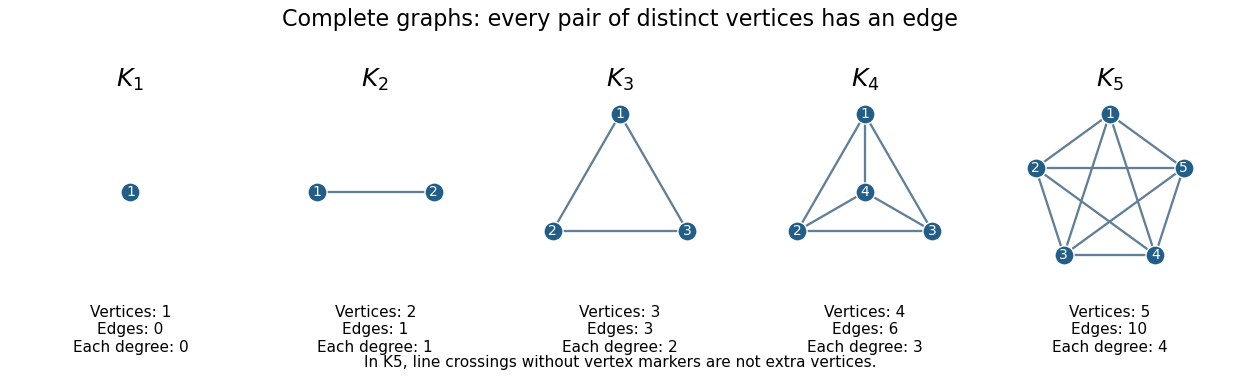

The Python source for this figure:
"""Draw complete graphs K1 through K5, with exact edge and degree counts."""
from pathlib import Path
from itertools import combinations
import matplotlib.pyplot as plt
import numpy as np


def positions(n):
    if n == 1:
        return np.array([[0., 0.]])
    if n == 2:
        return np.array([[-.75, 0.], [.75, 0.]])
    if n == 4:
        angles = np.pi / 2 + 2 * np.pi * np.arange(3) / 3
        return np.vstack((np.column_stack((np.cos(angles), np.sin(angles))), [0., 0.]))
    angles = np.pi / 2 + 2 * np.pi * np.arange(n) / n
    return np.column_stack((np.cos(angles), np.sin(angles)))


def main():
    fig, axes = plt.subplots(1, 5, figsize=(12.4, 3.8), dpi=100, facecolor="white")
    for n, ax in enumerate(axes, 1):
        p = positions(n)
        for i, j in combinations(range(n), 2):
            ax.plot(p[[i, j], 0], p[[i, j], 1], color="#617f96", lw=1.65, zorder=1)
        ax.scatter(p[:, 0], p[:, 1], s=190, facecolor="#235e88", edgecolor="white", lw=1, zorder=3)
        for i, (x, y) in enumerate(p, 1):
            ax.text(x, y, str(i), color="white", ha="center", va="center", fontsize=10, zorder=4)
        ax.set_aspect("equal"); ax.set(xlim=(-1.2, 1.2), ylim=(-1.25, 1.25))
        ax.axis("off"); ax.set_title(rf"$K_{n}$", fontsize=18)
        ax.text(.5, -.08, f"Vertices: {n}\nEdges: {n * (n - 1) // 2}\nEach degree: {n - 1}",
                transform=ax.transAxes, ha="center", va="top", fontsize=11)
    fig.suptitle("Complete graphs: every pair of distinct vertices has an edge", fontsize=16)
    fig.text(.5, .035, "In K5, line crossings without vertex markers are not extra vertices.", ha="center", fontsize=11)
    fig.tight_layout(rect=(0, .19, 1, .89), w_pad=1)
    fig.savefig(Path.cwd() / (Path(__file__).stem + ".png"), facecolor="white", transparent=False)
    plt.close(fig)


if __name__ == "__main__":
    main()
